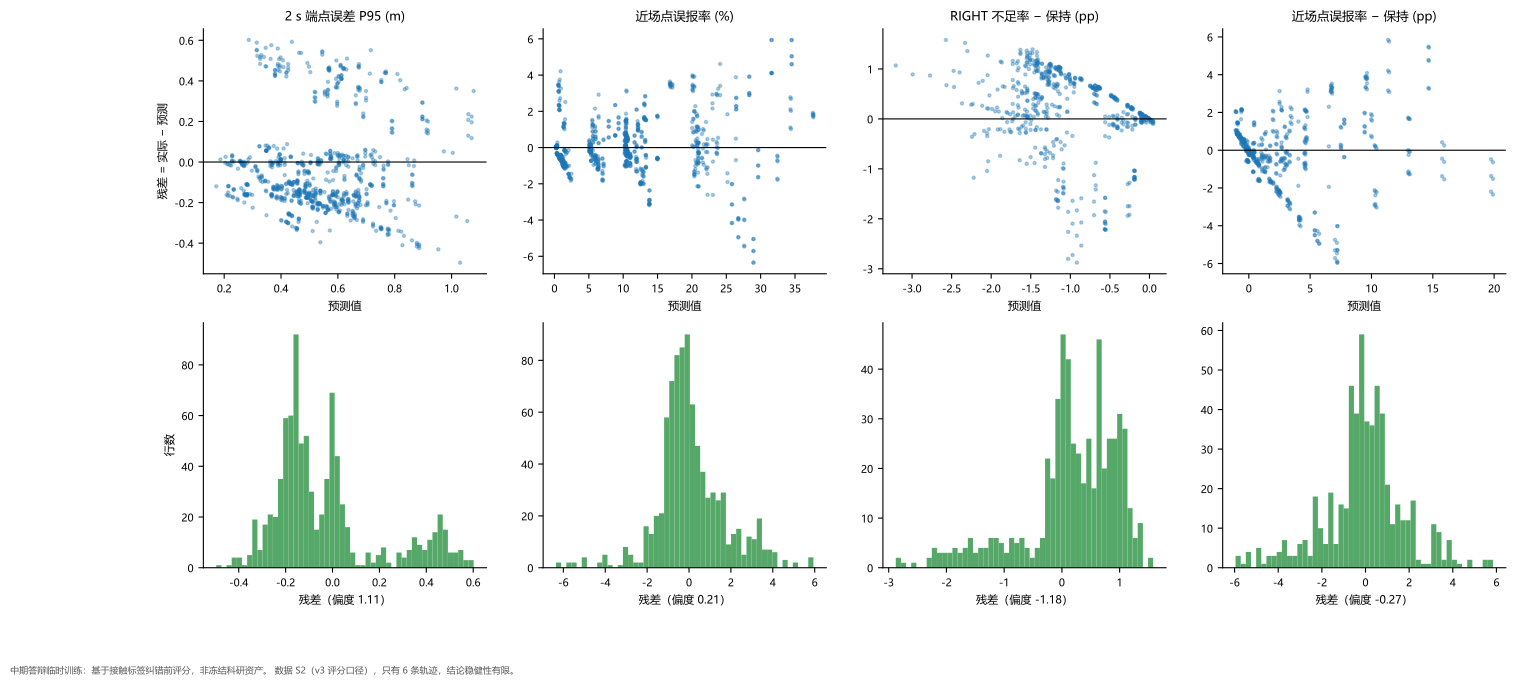

Reproduce this figure in Python.
"""Tavotto entry: existing results only; no training, no simulation.
original_plot_code
"""
import sys
from pathlib import Path
LIBRARY=Path(__file__).resolve().parents[1]
SUPPORT=LIBRARY / "site-packages"
if str(SUPPORT) not in sys.path: sys.path.insert(0,str(SUPPORT))
from _support import draw

fig=draw('M2a_观测扰动与预处理', 'fig03_残差诊断')
fig.savefig(Path(__file__).parent / 'M2a__fig03_残差诊断.pdf')
